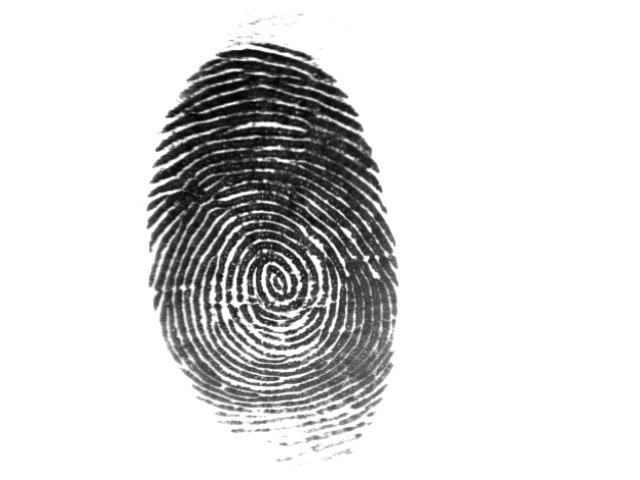
#> input picture fingerprint.jpg, 640 x 480 px
$ python usege.py
#> lines starting #> are read from the running program, lines starting #| are printed output that depends on the picture; after the words box and inside, x2 and y2 are one past the last pixel; in counts of white or black regions, pixels touching at a corner belong together
#> further down, img is the input picture: shape (480, 640); min 0, max 255, mean 217.7
#| Image loaded: (480, 640)
### biocodelib/preprocessing.py
import cv2
import numpy as np

def preprocess_image(image, target_size=(500, 500)):
    """
    Preprocess biometric image.
    """
#> called with target_size = (500, 500)
    if len(image.shape) == 3:
        gray = cv2.cvtColor(image, cv2.COLOR_BGR2GRAY)
    else:
        gray = image
    resized = cv2.resize(gray, target_size)
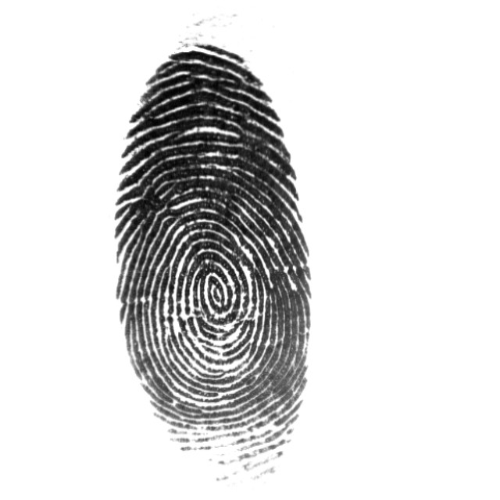
#> resized: shape (500, 500); min 0, max 255, mean 217.6
    equalized = cv2.equalizeHist(resized)
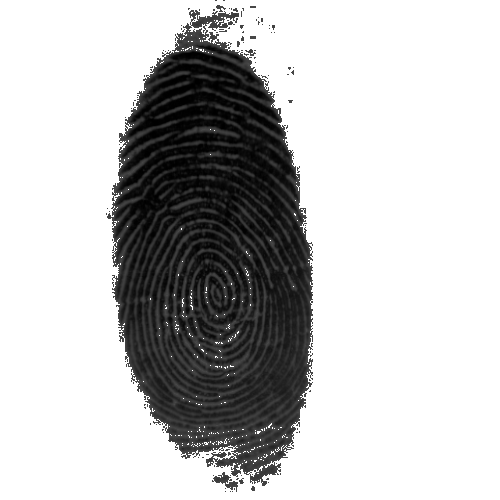
#> equalized: shape (500, 500); min 0, max 255, mean 194
    denoised = cv2.GaussianBlur(equalized, (5, 5), 0)
    return denoised

### biocodelib/feature_extraction/minutiae_extraction.py
# biocodelib/feature_extraction/minutiae_extraction.py
import cv2
import numpy as np
from skimage.morphology import skeletonize

def extract_minutiae(image):
    """
    استخراج Minutiae (ending + bifurcation) — مطابق PDF
    خروجی: آرایه 2D با شکل (N, 3): [x, y, type]
    """
    # باینری کردن
    _, binary = cv2.threshold(image, 127, 255, cv2.THRESH_BINARY_INV)
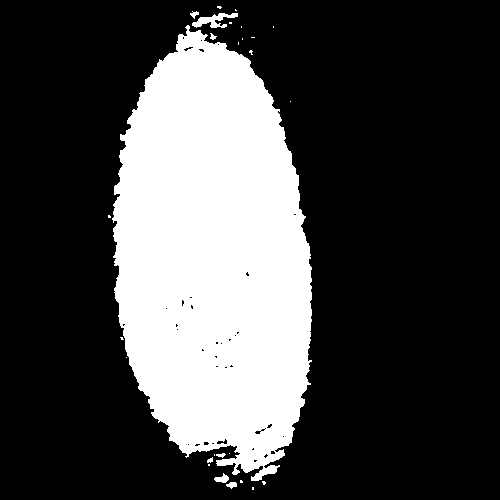
#> binary: shape (500, 500); 27.2% white; 27 white regions (19 under 20 px), largest, box (x1, y1, x2, y2) and area: (112, 25, 312, 481) 67237, (192, 13, 238, 28) 324, (214, 473, 229, 483) 85

    # اسکلت‌سازی
    skeleton = skeletonize(binary > 127).astype(np.uint8) * 255
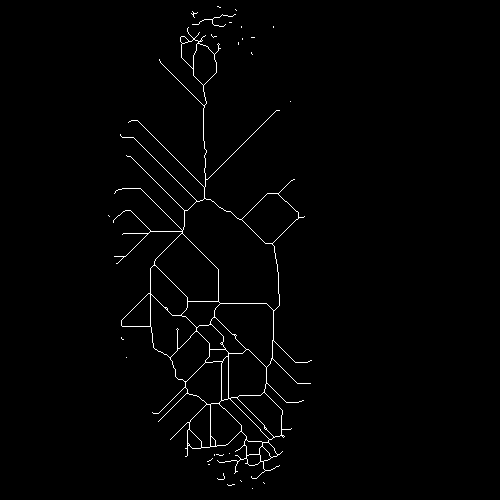
#> skeleton: shape (500, 500); 1.2% white in thin lines or dots, all inside (x1, y1, x2, y2) = (108, 6, 312, 489)

    minutiae = []
    h, w = skeleton.shape
#> h = 500; w = 500
    for y in range(1, h - 1):
        for x in range(1, w - 1):
            if skeleton[y, x] == 255:
                neighbors = [
                    skeleton[y-1, x-1], skeleton[y-1, x], skeleton[y-1, x+1],
                    skeleton[y,   x-1],                   skeleton[y,   x+1],
                    skeleton[y+1, x-1], skeleton[y+1, x], skeleton[y+1, x+1]
                ]
                count = sum(1 for n in neighbors if n == 255)
                if count == 1:
                    minutiae.append([x, y, 0])  # 0 = ending
                elif count == 3:
                    minutiae.append([x, y, 1])  # 1 = bifurcation
#> after the loop, minutiae = 350 items, first 6: [217, 6, 0], [220, 7, 0], [235, 9, 0], [236, 10, 0], [192, 11, 0], [193, 12, 1]

    return np.array(minutiae, dtype=float)  # خروجی: (N, 3)

### biocodelib/evaluation.py
import time
import numpy as np
from scipy.stats import entropy
from .algorithms import apply_biohashing, apply_xor_encryption, apply_iom_hashing
from .algorithms.encryption_utils import generate_random_key

# [39 lines left out: function evaluate_algorithm, not called in this run]

def compare_algorithms(features, security_weight=0.5, efficiency_weight=0.3, compactness_weight=0.2):
    """
    Compare multiple algorithms and select the best one.

    Selection Criteria (Weighted Scoring):
    --------------------------------------
    1. Security Score (weight: security_weight, default: 0.5 = 50%)
       - Normalized entropy (0-1)
       - Higher is better
       - Impact: HIGHEST - Security is the primary concern

    2. Efficiency Score (weight: efficiency_weight, default: 0.3 = 30%)
       - Based on runtime (inverse, normalized)
       - Lower runtime = higher score
       - Impact: MEDIUM - Performance matters for real-time applications

    3. Compactness Score (weight: compactness_weight, default: 0.2 = 20%)
       - Based on code length (inverse, normalized)
       - Shorter codes = higher score
       - Impact: LOW-MEDIUM - Storage/bandwidth optimization

    Total Score = (security * security_weight) +
                  (efficiency * efficiency_weight) +
                  (compactness * compactness_weight)

    The algorithm with the HIGHEST total score is selected as best.

    Args:
        features: Input feature vector
        security_weight: Weight for security score (default: 0.5)
        efficiency_weight: Weight for efficiency/runtime (default: 0.3)
        compactness_weight: Weight for code length (default: 0.2)

    Returns:
        results: List of algorithm results with scores
        best: Name of the best algorithm
    """
    results = []
    key = generate_random_key(128)  # Common key for fairness

    # Evaluate all algorithms
    results.append(evaluate_algorithm(apply_biohashing, features, key, "BioHashing"))
    results.append(evaluate_algorithm(apply_iom_hashing, features, key, "IoM Hashing"))

    # XOR Encryption (binarize features first)
    bin_features = (features > np.mean(features)).astype(int)
    results.append(evaluate_algorithm(apply_xor_encryption, bin_features, key, "XOR Encryption"))

    # Normalize scores (0-1 scale, higher is better for all)
    security_scores = [r["security_score"] for r in results]
    runtimes = [r["runtime"] for r in results]
    code_lengths = [r["code_length"] for r in results]

    # Normalize security (already 0-1, but ensure no division by zero)
    max_sec = max(security_scores) if max(security_scores) > 0 else 1
    norm_security = [s / max_sec for s in security_scores]

    # Normalize efficiency (inverse of runtime - lower runtime = higher score)
    max_runtime = max(runtimes) if max(runtimes) > 0 else 1
    min_runtime = min(runtimes) if min(runtimes) > 0 else max_runtime
    if max_runtime == min_runtime:
        norm_efficiency = [1.0] * len(runtimes)
    else:
        # Linear normalization: fastest gets 1.0, slowest gets 0.0
        norm_efficiency = [1.0 - (rt - min_runtime) / (max_runtime - min_runtime) for rt in runtimes]

    # Normalize compactness (inverse of length - shorter codes = higher score)
    max_length = max(code_lengths) if max(code_lengths) > 0 else 1
    min_length = min(code_lengths) if min(code_lengths) > 0 else max_length
    if max_length == min_length:
        norm_compactness = [1.0] * len(code_lengths)
    else:
        # Linear normalization: shortest gets 1.0, longest gets 0.0
        norm_compactness = [1.0 - (cl - min_length) / (max_length - min_length) for cl in code_lengths]

    # Calculate weighted total scores
    for i, r in enumerate(results):
        total_score = (norm_security[i] * security_weight +
                      norm_efficiency[i] * efficiency_weight +
                      norm_compactness[i] * compactness_weight)

        r["normalized_security"] = norm_security[i]
        r["normalized_efficiency"] = norm_efficiency[i]
        r["normalized_compactness"] = norm_compactness[i]
        r["total_score"] = total_score
        r["security_contribution"] = norm_security[i] * security_weight
        r["efficiency_contribution"] = norm_efficiency[i] * efficiency_weight
        r["compactness_contribution"] = norm_compactness[i] * compactness_weight

    # Sort by total score (highest first)
    results.sort(key=lambda x: -x["total_score"])
    best = results[0]["name"]

    return results, best

### usege.py
# usege.py
import cv2
import numpy as np
from biocodelib.preprocessing import preprocess_image
from biocodelib.feature_extraction.minutiae_extraction import extract_minutiae
from biocodelib.evaluation import compare_algorithms

print("Unified Framework for Converting Biometric Images to Code")
print("="*70)

# 1. Load image
img = cv2.imread("fingerprint.jpg", cv2.IMREAD_GRAYSCALE)
if img is None:
    print("Image not found → simulating")
    img = np.random.randint(0, 255, (600, 600), dtype=np.uint8)
else:
    print(f"Image loaded: {img.shape}")

# 2. Preprocessing
preprocessed = preprocess_image(img)
print("Preprocessing: 500x500 + normalization + noise removal")

# 3. Minutiae
minutiae = extract_minutiae(preprocessed)
#> minutiae = 350 rows, first 8: [217, 6, 0], [220, 7, 0], [235, 9, 0], [236, 10, 0], [192, 11, 0], [193, 12, 1], [197, 12, 0], [191, 13, 0]
minutiae = np.asarray(minutiae)
print(f"Number of Minutiae: {len(minutiae)}")
#| Number of Minutiae: 350

if len(minutiae) == 0:
    print("Warning: No Minutiae → simulating data")
    minutiae = np.array([[100, 100, 0], [300, 300, 1]], dtype=float)

# 4. Numerical features (only x, y)
# Compatible with different extract_minutiae output formats
def _to_xy_array(minu):
    # If standard 2D array
    if isinstance(minu, np.ndarray) and minu.ndim == 2 and minu.shape[1] >= 2:
        return minu[:, :2].astype(float)

    # Structured array with fields
    if isinstance(minu, np.ndarray) and getattr(minu.dtype, 'names', None):
        field_names = minu.dtype.names
        for kx, ky in (("x", "y"), ("X", "Y"), ("col", "row"), ("cx", "cy"), ("j", "i")):
            if kx in field_names and ky in field_names:
                return np.vstack([minu[kx], minu[ky]]).T.astype(float)

    # If object-array/1D list (tuple/list/dictionary)
    if isinstance(minu, np.ndarray) and minu.ndim == 1:
        items = minu.tolist()
    else:
        items = minu

    if not items:
        return np.empty((0, 2), dtype=float)

    first = items[0]

    # Dictionary with x,y keys
    if isinstance(first, dict):
        if all(k in first for k in ("x", "y")):
            return np.array([[it["x"], it["y"]] for it in items], dtype=float)
        # Second attempt for alternative keys
        for kx, ky in (("X", "Y"), ("col", "row")):
            if kx in first and ky in first:
                return np.array([[it[kx], it[ky]] for it in items], dtype=float)
        raise ValueError("Minutiae structure is dictionary but x,y keys not found.")

    # Object with x,y attributes
    if hasattr(first, 'x') and hasattr(first, 'y'):
        return np.array([[getattr(it, 'x'), getattr(it, 'y')] for it in items], dtype=float)
    if hasattr(first, 'X') and hasattr(first, 'Y'):
        return np.array([[getattr(it, 'X'), getattr(it, 'Y')] for it in items], dtype=float)

    # Sequences/tuples with length >= 2
    if hasattr(first, "__len__") and len(first) >= 2:
        return np.array([[it[0], it[1]] for it in items], dtype=float)

    # Flat numeric array/list with even length
    try:
        arr = np.asarray(items, dtype=float)
        if arr.ndim == 1 and arr.size % 2 == 0:
            return arr.reshape(-1, 2)
    except Exception:
        pass

    raise ValueError("Unknown Minutiae structure; expected list of (x,y,...) or dictionaries.")

xy = _to_xy_array(minutiae)
#> xy = 350 pairs, first value 108 to 311, second value 6 to 484
features = xy.flatten()
#> features = 700 values, max 484 at index 697, min 6 at index 1, mean 265.2
print(f"Numerical features: {features.shape}")
#| Numerical features: (700,)

# 5. Comparison
print("\n" + "="*70)
print("Classical Algorithm Comparison")
print("="*70)

results, best = compare_algorithms(features)
#> (the run stopped early here; a loop or call above may not have finished)
